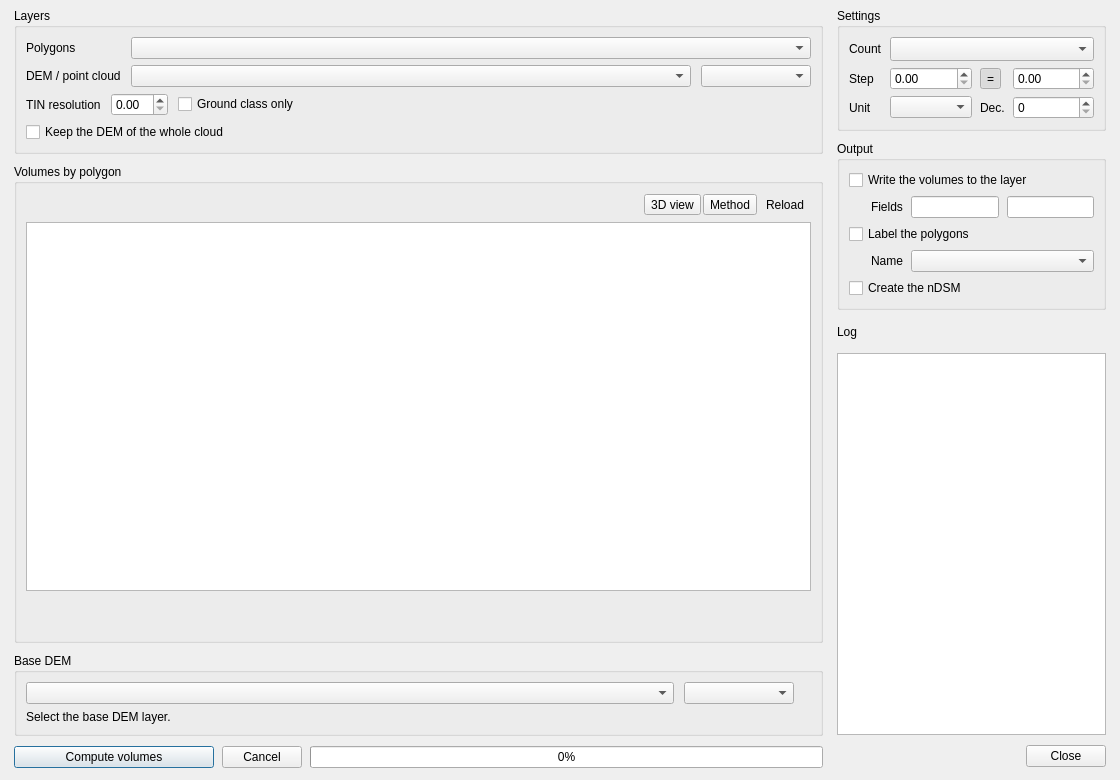
<?xml version="1.0" encoding="UTF-8"?>
<ui version="4.0">
 <class>VolumeDialogBase</class>
 <widget class="QDialog" name="VolumeDialogBase">
  <property name="geometry">
   <rect>
    <x>0</x>
    <y>0</y>
    <width>1120</width>
    <height>780</height>
   </rect>
  </property>
  <property name="windowTitle">
   <string>Volume Calculation Tool</string>
  </property>
  <property name="windowIcon">
   <iconset>
    <normaloff>icon.svg</normaloff>icon.svg</iconset>
  </property>
  <layout class="QHBoxLayout" name="mainLayout" stretch="3,1">
   <property name="spacing">
    <number>14</number>
   </property>
   <property name="leftMargin">
    <number>14</number>
   </property>
   <property name="topMargin">
    <number>8</number>
   </property>
   <property name="rightMargin">
    <number>14</number>
   </property>
   <property name="bottomMargin">
    <number>12</number>
   </property>
   <item>
    <layout class="QVBoxLayout" name="leftLayout">
     <property name="spacing">
      <number>10</number>
     </property>
     <item>
      <widget class="QGroupBox" name="groupBox_2">
       <property name="title">
        <string>Layers</string>
       </property>
       <layout class="QGridLayout" name="gridInput" columnstretch="0,1,0">
        <property name="horizontalSpacing">
         <number>10</number>
        </property>
        <item row="0" column="0">
         <widget class="QLabel" name="label_4">
          <property name="toolTip">
           <string>Polygon layer: one polygon per stockpile or pit</string>
          </property>
          <property name="text">
           <string>Polygons</string>
          </property>
         </widget>
        </item>
        <item row="0" column="1" colspan="2">
         <widget class="QgsMapLayerComboBox" name="mFieldComboPolygon"/>
        </item>
        <item row="1" column="0">
         <widget class="QLabel" name="label_3">
          <property name="toolTip">
           <string>Heights: DEM raster, or LAS/LAZ point cloud of the ground</string>
          </property>
          <property name="text">
           <string>DEM / point cloud</string>
          </property>
         </widget>
        </item>
        <item row="1" column="1">
         <widget class="QgsMapLayerComboBox" name="mFieldComboHeightLayer"/>
        </item>
        <item row="1" column="2">
         <widget class="QgsRasterBandComboBox" name="mFieldComboBand">
          <property name="minimumSize">
           <size>
            <width>110</width>
            <height>0</height>
           </size>
          </property>
          <property name="toolTip">
           <string>Band</string>
          </property>
         </widget>
        </item>
        <item row="2" column="0" colspan="3">
         <widget class="QWidget" name="widgetPointCloud">
          <layout class="QGridLayout" name="gridPointCloud" columnstretch="0,0,1">
           <property name="leftMargin">
            <number>0</number>
           </property>
           <property name="topMargin">
            <number>0</number>
           </property>
           <property name="rightMargin">
            <number>0</number>
           </property>
           <property name="bottomMargin">
            <number>0</number>
           </property>
           <property name="horizontalSpacing">
            <number>10</number>
           </property>
           <item row="0" column="0">
            <widget class="QLabel" name="labelCloudResolution">
             <property name="toolTip">
              <string>Cell size of the DEM interpolated (TIN) from the points. About the mean point spacing is a good value.</string>
             </property>
             <property name="text">
              <string>TIN resolution</string>
             </property>
            </widget>
           </item>
           <item row="0" column="1">
            <widget class="QDoubleSpinBox" name="doubleSpinBoxCloudResolution">
             <property name="toolTip">
              <string>Cell size of the DEM interpolated (TIN) from the points. About the mean point spacing is a good value.</string>
             </property>
            </widget>
           </item>
           <item row="0" column="2">
            <widget class="QCheckBox" name="checkBoxGroundOnly">
             <property name="toolTip">
              <string>Keep only the points classified as ground (Classification = 2). Leave unchecked if the file already contains only ground points that are not classified.</string>
             </property>
             <property name="text">
              <string>Ground class only</string>
             </property>
            </widget>
           </item>
           <item row="1" column="0" colspan="3">
            <widget class="QCheckBox" name="checkBoxLoadCloudDem">
             <property name="toolTip">
              <string>Interpolates the WHOLE point cloud (not only the polygons area), saves the DEM next to the LAS file (name_DEM_TIN_resolution.tif) and adds it to the project as a hillshade, ready for print layouts. The file is reused by the next calculations as long as the LAS file and the settings do not change, and the layer already in the project is left untouched.</string>
             </property>
             <property name="text">
              <string>Keep the DEM of the whole cloud</string>
             </property>
            </widget>
           </item>
          </layout>
         </widget>
        </item>
       </layout>
      </widget>
     </item>
     <item>
      <widget class="QGroupBox" name="groupBoxPolygons">
       <property name="title">
        <string>Volumes by polygon</string>
       </property>
       <layout class="QVBoxLayout" name="polygonsLayout">
        <property name="spacing">
         <number>6</number>
        </property>
        <item>
         <layout class="QHBoxLayout" name="polygonButtonsLayout">
          <property name="spacing">
           <number>2</number>
          </property>
          <item>
           <widget class="QToolButton" name="pushButtonIncludeAll">
            <property name="toolTip">
             <string>Check all</string>
            </property>
            <property name="autoRaise">
             <bool>true</bool>
            </property>
           </widget>
          </item>
          <item>
           <widget class="QToolButton" name="pushButtonUncheckAll">
            <property name="toolTip">
             <string>Uncheck all</string>
            </property>
            <property name="autoRaise">
             <bool>true</bool>
            </property>
           </widget>
          </item>
          <item>
           <widget class="QToolButton" name="pushButtonUseMapSelection">
            <property name="toolTip">
             <string>Check only the polygons selected on the map</string>
            </property>
            <property name="autoRaise">
             <bool>true</bool>
            </property>
           </widget>
          </item>
          <item>
           <widget class="QLabel" name="labelCheckedCount">
            <property name="toolTip">
             <string>Checked rows</string>
            </property>
            <property name="indent">
             <number>6</number>
            </property>
           </widget>
          </item>
          <item>
           <spacer name="polygonButtonsSpacer">
            <property name="orientation">
             <enum>Qt::Horizontal</enum>
            </property>
            <property name="sizeHint" stdset="0">
             <size>
              <width>20</width>
              <height>20</height>
             </size>
            </property>
           </spacer>
          </item>
          <item>
           <widget class="QToolButton" name="pushButtonPreview3D">
            <property name="toolTip">
             <string>3D view of the base of the current row</string>
            </property>
            <property name="text">
             <string>3D view</string>
            </property>
            <property name="toolButtonStyle">
             <enum>Qt::ToolButtonTextBesideIcon</enum>
            </property>
           </widget>
          </item>
          <item>
           <widget class="QToolButton" name="toolButtonSetMethod">
            <property name="toolTip">
             <string>Give one base method to the selected, checked or all rows</string>
            </property>
            <property name="text">
             <string>Method</string>
            </property>
            <property name="popupMode">
             <enum>QToolButton::InstantPopup</enum>
            </property>
            <property name="toolButtonStyle">
             <enum>Qt::ToolButtonTextBesideIcon</enum>
            </property>
           </widget>
          </item>
          <item>
           <widget class="QToolButton" name="pushButtonReloadPolygons">
            <property name="toolTip">
             <string>Reload the polygons of the layer (keeps the choices made)</string>
            </property>
            <property name="text">
             <string>Reload</string>
            </property>
            <property name="autoRaise">
             <bool>true</bool>
            </property>
           </widget>
          </item>
         </layout>
        </item>
        <item>
         <widget class="QTableWidget" name="tablePolygons">
          <property name="toolTip">
           <string>Select several rows to change their method together; right-click for more</string>
          </property>
          <property name="minimumSize">
           <size>
            <width>0</width>
            <height>170</height>
           </size>
          </property>
          <property name="alternatingRowColors">
           <bool>true</bool>
          </property>
          <property name="selectionBehavior">
           <enum>QAbstractItemView::SelectRows</enum>
          </property>
          <property name="showGrid">
           <bool>false</bool>
          </property>
         </widget>
        </item>
        <item>
         <widget class="QLabel" name="labelMethodInfo">
          <property name="wordWrap">
           <bool>true</bool>
          </property>
          <property name="textFormat">
           <enum>Qt::RichText</enum>
          </property>
         </widget>
        </item>
        <item>
         <widget class="QLabel" name="labelTotal">
          <property name="textFormat">
           <enum>Qt::RichText</enum>
          </property>
          <property name="alignment">
           <set>Qt::AlignRight|Qt::AlignVCenter</set>
          </property>
         </widget>
        </item>
       </layout>
      </widget>
     </item>
     <item>
      <widget class="QGroupBox" name="groupBoxMethodSettings">
       <property name="title">
        <string>Base DEM</string>
       </property>
       <layout class="QGridLayout" name="gridBase" columnstretch="1,0,0">
        <property name="horizontalSpacing">
         <number>10</number>
        </property>
        <item row="0" column="2">
         <widget class="QLabel" name="label_11"/>
        </item>
        <item row="0" column="0">
         <widget class="QgsMapLayerComboBox" name="mFieldComboHeightLayerBase">
          <property name="toolTip">
           <string>Surface compared with the DEM by the method 'Base DEM (surface to surface)'</string>
          </property>
         </widget>
        </item>
        <item row="0" column="1">
         <widget class="QgsRasterBandComboBox" name="mFieldComboBandBase">
          <property name="minimumSize">
           <size>
            <width>110</width>
            <height>0</height>
           </size>
          </property>
          <property name="toolTip">
           <string>Band</string>
          </property>
         </widget>
        </item>
        <item row="1" column="0" colspan="3">
         <widget class="QLabel" name="labelBaseDemRequired">
          <property name="text">
           <string>Select the base DEM layer.</string>
          </property>
          <property name="textFormat">
           <enum>Qt::RichText</enum>
          </property>
         </widget>
        </item>
       </layout>
      </widget>
     </item>
     <item>
      <layout class="QHBoxLayout" name="runLayout">
       <property name="spacing">
        <number>8</number>
       </property>
       <item>
        <widget class="QPushButton" name="pushButtonStartCalculation">
         <property name="minimumSize">
          <size>
           <width>200</width>
           <height>0</height>
          </size>
         </property>
         <property name="text">
          <string>Compute volumes</string>
         </property>
        </widget>
       </item>
       <item>
        <widget class="QPushButton" name="pushButtonCancelCalculation">
         <property name="text">
          <string>Cancel</string>
         </property>
        </widget>
       </item>
       <item>
        <widget class="QProgressBar" name="progressBar">
         <property name="value">
          <number>0</number>
         </property>
        </widget>
       </item>
      </layout>
     </item>
    </layout>
   </item>
   <item>
    <layout class="QVBoxLayout" name="rightLayout">
     <property name="spacing">
      <number>10</number>
     </property>
     <item>
      <widget class="QGroupBox" name="groupBox_5">
       <property name="title">
        <string>Settings</string>
       </property>
       <layout class="QGridLayout" name="gridCalc" columnstretch="0,1,0,1">
        <property name="horizontalSpacing">
         <number>8</number>
        </property>
        <item row="0" column="0">
         <widget class="QLabel" name="label_2">
          <property name="text">
           <string>Count</string>
          </property>
         </widget>
        </item>
        <item row="0" column="1" colspan="3">
         <widget class="QComboBox" name="mFieldComboCountingMethod">
          <property name="sizeAdjustPolicy">
           <enum>QComboBox::AdjustToMinimumContentsLengthWithIcon</enum>
          </property>
          <property name="minimumContentsLength">
           <number>14</number>
          </property>
         </widget>
        </item>
        <item row="1" column="0">
         <widget class="QLabel" name="label_6">
          <property name="toolTip">
           <string>Sampling step X / Y. Default = DEM pixel size (exact pixel values, no resampling).</string>
          </property>
          <property name="text">
           <string>Step</string>
          </property>
         </widget>
        </item>
        <item row="1" column="1">
         <widget class="QDoubleSpinBox" name="doubleSpinBoxSampleStepX">
          <property name="toolTip">
           <string>Sampling step X. Default = DEM pixel size (exact pixel values, no resampling).</string>
          </property>
         </widget>
        </item>
        <item row="1" column="2">
         <widget class="QToolButton" name="toolButtonLinkSteps">
          <property name="toolTip">
           <string>Same step in X and Y</string>
          </property>
          <property name="text">
           <string notr="true">=</string>
          </property>
          <property name="checkable">
           <bool>true</bool>
          </property>
          <property name="checked">
           <bool>true</bool>
          </property>
          <property name="autoRaise">
           <bool>true</bool>
          </property>
         </widget>
        </item>
        <item row="1" column="3">
         <widget class="QDoubleSpinBox" name="doubleSpinBoxSampleStepY">
          <property name="toolTip">
           <string>Sampling step Y. Default = DEM pixel size (exact pixel values, no resampling).</string>
          </property>
         </widget>
        </item>
        <item row="2" column="0">
         <widget class="QLabel" name="label_unit">
          <property name="text">
           <string>Unit</string>
          </property>
         </widget>
        </item>
        <item row="2" column="1">
         <widget class="QComboBox" name="comboOutputUnit"/>
        </item>
        <item row="2" column="2">
         <widget class="QLabel" name="label_7">
          <property name="toolTip">
           <string>Decimal places</string>
          </property>
          <property name="text">
           <string>Dec.</string>
          </property>
         </widget>
        </item>
        <item row="2" column="3">
         <widget class="QSpinBox" name="outputAccuracy">
          <property name="toolTip">
           <string>Decimal places</string>
          </property>
         </widget>
        </item>
       </layout>
      </widget>
     </item>
     <item>
      <widget class="QGroupBox" name="groupBox_4">
       <property name="title">
        <string>Output</string>
       </property>
       <layout class="QGridLayout" name="gridOutput" columnstretch="0,1,1">
        <property name="horizontalSpacing">
         <number>8</number>
        </property>
        <item row="0" column="0" colspan="3">
         <widget class="QCheckBox" name="checkBox_add_field">
          <property name="toolTip">
           <string>Add or update the volume fields of the polygon layer (and the base method of each polygon)</string>
          </property>
          <property name="text">
           <string>Write the volumes to the layer</string>
          </property>
         </widget>
        </item>
        <item row="1" column="0">
         <widget class="QLabel" name="label_16">
          <property name="toolTip">
           <string>Names of the fields: above / below the base</string>
          </property>
          <property name="text">
           <string>Fields</string>
          </property>
          <property name="indent">
           <number>22</number>
          </property>
         </widget>
        </item>
        <item row="1" column="1">
         <widget class="QLineEdit" name="fieldName">
          <property name="toolTip">
           <string>Field of the volume above the base</string>
          </property>
         </widget>
        </item>
        <item row="1" column="2">
         <widget class="QLineEdit" name="fieldName_2">
          <property name="toolTip">
           <string>Field of the volume below the base</string>
          </property>
         </widget>
        </item>
        <item row="2" column="0" colspan="3">
         <widget class="QCheckBox" name="checkBox_labels">
          <property name="toolTip">
           <string>Replaces the labeling of the polygon layer by the calculated volumes</string>
          </property>
          <property name="text">
           <string>Label the polygons</string>
          </property>
         </widget>
        </item>
        <item row="3" column="0">
         <widget class="QLabel" name="labelLabelNameField">
          <property name="toolTip">
           <string>Optional: field shown above the volume in the labels (e.g. the material)</string>
          </property>
          <property name="text">
           <string>Name</string>
          </property>
          <property name="indent">
           <number>22</number>
          </property>
         </widget>
        </item>
        <item row="3" column="1" colspan="2">
         <widget class="QgsFieldComboBox" name="fieldComboLabelName">
          <property name="toolTip">
           <string>Optional: field shown above the volume in the labels (e.g. the material)</string>
          </property>
         </widget>
        </item>
        <item row="4" column="0" colspan="3">
         <widget class="QCheckBox" name="checkBox_create_ndom">
          <property name="toolTip">
           <string>Raster of the height above the base (normalised DSM) over the computed polygons, saved next to the height layer (file name ending with _nDOM.tif)</string>
          </property>
          <property name="text">
           <string>Create the nDSM</string>
          </property>
         </widget>
        </item>
       </layout>
      </widget>
     </item>
     <item>
      <layout class="QHBoxLayout" name="logHeaderLayout">
       <property name="spacing">
        <number>2</number>
       </property>
       <item>
        <widget class="QLabel" name="label_10">
         <property name="text">
          <string>Log</string>
         </property>
        </widget>
       </item>
       <item>
        <spacer name="logSpacer">
         <property name="orientation">
          <enum>Qt::Horizontal</enum>
         </property>
         <property name="sizeHint" stdset="0">
          <size>
           <width>20</width>
           <height>20</height>
          </size>
         </property>
        </spacer>
       </item>
       <item>
        <widget class="QToolButton" name="saveLog">
         <property name="toolTip">
          <string>Save log</string>
         </property>
         <property name="autoRaise">
          <bool>true</bool>
         </property>
        </widget>
       </item>
       <item>
        <widget class="QToolButton" name="clearLog">
         <property name="toolTip">
          <string>Clear log</string>
         </property>
         <property name="autoRaise">
          <bool>true</bool>
         </property>
        </widget>
       </item>
      </layout>
     </item>
     <item>
      <widget class="QTextEdit" name="logOutput"/>
     </item>
     <item>
      <layout class="QHBoxLayout" name="bottomButtonsLayout">
       <property name="spacing">
        <number>2</number>
       </property>
       <item>
        <widget class="QToolButton" name="pushButtonHelp">
         <property name="toolTip">
          <string>Help</string>
         </property>
         <property name="autoRaise">
          <bool>true</bool>
         </property>
        </widget>
       </item>
       <item>
        <widget class="QToolButton" name="pushButtonAbout">
         <property name="toolTip">
          <string>About</string>
         </property>
         <property name="autoRaise">
          <bool>true</bool>
         </property>
        </widget>
       </item>
       <item>
        <spacer name="bottomSpacer">
         <property name="orientation">
          <enum>Qt::Horizontal</enum>
         </property>
         <property name="sizeHint" stdset="0">
          <size>
           <width>20</width>
           <height>20</height>
          </size>
         </property>
        </spacer>
       </item>
       <item>
        <widget class="QPushButton" name="pushButtonExit">
         <property name="text">
          <string>Close</string>
         </property>
        </widget>
       </item>
      </layout>
     </item>
    </layout>
   </item>
  </layout>
 </widget>
 <customwidgets>
  <customwidget>
   <class>QgsMapLayerComboBox</class>
   <extends>QComboBox</extends>
   <header>qgis.gui</header>
  </customwidget>
  <customwidget>
   <class>QgsFieldComboBox</class>
   <extends>QComboBox</extends>
   <header>qgis.gui</header>
  </customwidget>
  <customwidget>
   <class>QgsRasterBandComboBox</class>
   <extends>QComboBox</extends>
   <header>qgis.gui</header>
  </customwidget>
 </customwidgets>
 <resources/>
 <connections/>
</ui>
